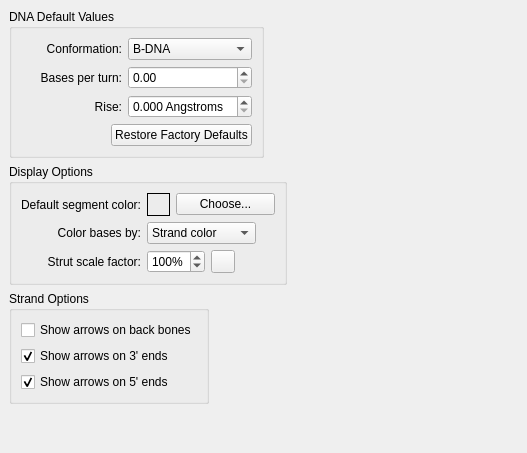
     <widget class="QWidget" name="tab_2" >
      <attribute name="title" >
       <string>DNA</string>
      </attribute>
      <layout class="QGridLayout" >
       <property name="margin" >
        <number>9</number>
       </property>
       <property name="spacing" >
        <number>6</number>
       </property>
       <item row="3" column="0" >
        <spacer>
         <property name="orientation" >
          <enum>Qt::Vertical</enum>
         </property>
         <property name="sizeHint" >
          <size>
           <width>20</width>
           <height>40</height>
          </size>
         </property>
        </spacer>
       </item>
       <item row="1" column="0" >
        <layout class="QHBoxLayout" >
         <property name="margin" >
          <number>0</number>
         </property>
         <property name="spacing" >
          <number>6</number>
         </property>
         <item>
          <widget class="QGroupBox" name="groupBox_3" >
           <property name="sizePolicy" >
            <sizepolicy>
             <hsizetype>3</hsizetype>
             <vsizetype>5</vsizetype>
             <horstretch>0</horstretch>
             <verstretch>0</verstretch>
            </sizepolicy>
           </property>
           <property name="title" >
            <string>Display Options</string>
           </property>
           <layout class="QGridLayout" >
            <property name="margin" >
             <number>9</number>
            </property>
            <property name="spacing" >
             <number>6</number>
            </property>
            <item row="2" column="1" >
             <layout class="QHBoxLayout" >
              <property name="margin" >
               <number>0</number>
              </property>
              <property name="spacing" >
               <number>6</number>
              </property>
              <item>
               <widget class="QSpinBox" name="dnaStrutScaleFactorSpinBox" >
                <property name="suffix" >
                 <string>%</string>
                </property>
                <property name="maximum" >
                 <number>200</number>
                </property>
                <property name="minimum" >
                 <number>50</number>
                </property>
                <property name="singleStep" >
                 <number>5</number>
                </property>
                <property name="value" >
                 <number>100</number>
                </property>
               </widget>
              </item>
              <item>
               <widget class="QToolButton" name="reset_dnaStrutScaleToolButton" >
                <property name="toolTip" >
                 <string>Restore default value</string>
                </property>
                <property name="text" >
                 <string/>
                </property>
                <property name="icon" >
                 <iconset>../../:icons/UserPrefsDialog_image0</iconset>
                </property>
               </widget>
              </item>
              <item>
               <spacer>
                <property name="orientation" >
                 <enum>Qt::Horizontal</enum>
                </property>
                <property name="sizeHint" >
                 <size>
                  <width>40</width>
                  <height>20</height>
                 </size>
                </property>
               </spacer>
              </item>
             </layout>
            </item>
            <item row="1" column="1" >
             <layout class="QHBoxLayout" >
              <property name="margin" >
               <number>0</number>
              </property>
              <property name="spacing" >
               <number>6</number>
              </property>
              <item>
               <widget class="QComboBox" name="dnaColorBasesByComboBox" >
                <item>
                 <property name="text" >
                  <string>Strand color</string>
                 </property>
                </item>
                <item>
                 <property name="text" >
                  <string>Segment color</string>
                 </property>
                </item>
               </widget>
              </item>
              <item>
               <spacer>
                <property name="orientation" >
                 <enum>Qt::Horizontal</enum>
                </property>
                <property name="sizeHint" >
                 <size>
                  <width>5</width>
                  <height>20</height>
                 </size>
                </property>
               </spacer>
              </item>
             </layout>
            </item>
            <item row="0" column="1" >
             <layout class="QHBoxLayout" >
              <property name="margin" >
               <number>0</number>
              </property>
              <property name="spacing" >
               <number>6</number>
              </property>
              <item>
               <widget class="QFrame" name="dnaDefaultSegmentColorFrame" >
                <property name="sizePolicy" >
                 <sizepolicy>
                  <hsizetype>0</hsizetype>
                  <vsizetype>0</vsizetype>
                  <horstretch>0</horstretch>
                  <verstretch>0</verstretch>
                 </sizepolicy>
                </property>
                <property name="minimumSize" >
                 <size>
                  <width>23</width>
                  <height>23</height>
                 </size>
                </property>
                <property name="maximumSize" >
                 <size>
                  <width>23</width>
                  <height>23</height>
                 </size>
                </property>
                <property name="frameShape" >
                 <enum>QFrame::Box</enum>
                </property>
                <property name="frameShadow" >
                 <enum>QFrame::Plain</enum>
                </property>
               </widget>
              </item>
              <item>
               <widget class="QPushButton" name="dnaDefaultSegmentColorPushButton" >
                <property name="text" >
                 <string>Choose...</string>
                </property>
                <property name="autoDefault" >
                 <bool>false</bool>
                </property>
               </widget>
              </item>
             </layout>
            </item>
            <item row="0" column="0" >
             <widget class="QLabel" name="label_7" >
              <property name="sizePolicy" >
               <sizepolicy>
                <hsizetype>1</hsizetype>
                <vsizetype>5</vsizetype>
                <horstretch>0</horstretch>
                <verstretch>0</verstretch>
               </sizepolicy>
              </property>
              <property name="text" >
               <string>Default segment color:</string>
              </property>
              <property name="alignment" >
               <set>Qt::AlignRight|Qt::AlignTrailing|Qt::AlignVCenter</set>
              </property>
             </widget>
            </item>
            <item row="1" column="0" >
             <widget class="QLabel" name="label_8" >
              <property name="sizePolicy" >
               <sizepolicy>
                <hsizetype>1</hsizetype>
                <vsizetype>5</vsizetype>
                <horstretch>0</horstretch>
                <verstretch>0</verstretch>
               </sizepolicy>
              </property>
              <property name="text" >
               <string>Color bases by:</string>
              </property>
              <property name="alignment" >
               <set>Qt::AlignRight|Qt::AlignTrailing|Qt::AlignVCenter</set>
              </property>
             </widget>
            </item>
            <item row="2" column="0" >
             <widget class="QLabel" name="label_9" >
              <property name="sizePolicy" >
               <sizepolicy>
                <hsizetype>1</hsizetype>
                <vsizetype>5</vsizetype>
                <horstretch>0</horstretch>
                <verstretch>0</verstretch>
               </sizepolicy>
              </property>
              <property name="text" >
               <string>Strut scale factor:</string>
              </property>
              <property name="alignment" >
               <set>Qt::AlignRight|Qt::AlignTrailing|Qt::AlignVCenter</set>
              </property>
             </widget>
            </item>
           </layout>
          </widget>
         </item>
         <item>
          <spacer>
           <property name="orientation" >
            <enum>Qt::Horizontal</enum>
           </property>
           <property name="sizeHint" >
            <size>
             <width>231</width>
             <height>20</height>
            </size>
           </property>
          </spacer>
         </item>
        </layout>
       </item>
       <item row="2" column="0" >
        <layout class="QHBoxLayout" >
         <property name="margin" >
          <number>0</number>
         </property>
         <property name="spacing" >
          <number>6</number>
         </property>
         <item>
          <widget class="QGroupBox" name="dna_reduced_model_options_grpbox" >
           <property name="title" >
            <string>Strand Options</string>
           </property>
           <layout class="QGridLayout" >
            <property name="margin" >
             <number>9</number>
            </property>
            <property name="spacing" >
             <number>6</number>
            </property>
            <item row="0" column="0" >
             <widget class="QCheckBox" name="arrowsOnBackBones_checkBox" >
              <property name="text" >
               <string>Show arrows on back bones</string>
              </property>
             </widget>
            </item>
            <item row="1" column="0" >
             <widget class="QCheckBox" name="arrowsOnThreePrimeEnds_checkBox" >
              <property name="text" >
               <string>Show arrows on 3' ends</string>
              </property>
              <property name="checked" >
               <bool>true</bool>
              </property>
             </widget>
            </item>
            <item row="2" column="0" >
             <widget class="QCheckBox" name="arrowsOnFivePrimeEnds_checkBox" >
              <property name="text" >
               <string>Show arrows on 5' ends</string>
              </property>
              <property name="checked" >
               <bool>true</bool>
              </property>
             </widget>
            </item>
           </layout>
          </widget>
         </item>
         <item>
          <spacer>
           <property name="orientation" >
            <enum>Qt::Horizontal</enum>
           </property>
           <property name="sizeHint" >
            <size>
             <width>40</width>
             <height>20</height>
            </size>
           </property>
          </spacer>
         </item>
        </layout>
       </item>
       <item row="0" column="0" >
        <layout class="QHBoxLayout" >
         <property name="margin" >
          <number>0</number>
         </property>
         <property name="spacing" >
          <number>6</number>
         </property>
         <item>
          <widget class="QGroupBox" name="groupBox" >
           <property name="title" >
            <string>DNA Default Values</string>
           </property>
           <layout class="QVBoxLayout" >
            <property name="margin" >
             <number>9</number>
            </property>
            <property name="spacing" >
             <number>6</number>
            </property>
            <item>
             <layout class="QGridLayout" >
              <property name="margin" >
               <number>0</number>
              </property>
              <property name="spacing" >
               <number>6</number>
              </property>
              <item row="1" column="0" >
               <widget class="QLabel" name="label_4" >
                <property name="sizePolicy" >
                 <sizepolicy>
                  <hsizetype>1</hsizetype>
                  <vsizetype>5</vsizetype>
                  <horstretch>0</horstretch>
                  <verstretch>0</verstretch>
                 </sizepolicy>
                </property>
                <property name="text" >
                 <string>Bases per turn:</string>
                </property>
                <property name="alignment" >
                 <set>Qt::AlignRight|Qt::AlignTrailing|Qt::AlignVCenter</set>
                </property>
               </widget>
              </item>
              <item row="1" column="1" >
               <widget class="QDoubleSpinBox" name="dnaBasesPerTurnDoubleSpinBox" >
                <property name="decimals" >
                 <number>2</number>
                </property>
                <property name="singleStep" >
                 <double>0.100000000000000</double>
                </property>
               </widget>
              </item>
              <item row="2" column="0" >
               <widget class="QLabel" name="label_6" >
                <property name="text" >
                 <string>Rise:</string>
                </property>
                <property name="alignment" >
                 <set>Qt::AlignRight|Qt::AlignTrailing|Qt::AlignVCenter</set>
                </property>
               </widget>
              </item>
              <item row="2" column="1" >
               <widget class="QDoubleSpinBox" name="dnaRiseDoubleSpinBox" >
                <property name="suffix" >
                 <string> Angstroms</string>
                </property>
                <property name="decimals" >
                 <number>3</number>
                </property>
                <property name="singleStep" >
                 <double>0.010000000000000</double>
                </property>
               </widget>
              </item>
              <item row="0" column="0" >
               <widget class="QLabel" name="label_11" >
                <property name="sizePolicy" >
                 <sizepolicy>
                  <hsizetype>1</hsizetype>
                  <vsizetype>5</vsizetype>
                  <horstretch>0</horstretch>
                  <verstretch>0</verstretch>
                 </sizepolicy>
                </property>
                <property name="text" >
                 <string>Conformation:</string>
                </property>
                <property name="alignment" >
                 <set>Qt::AlignRight|Qt::AlignTrailing|Qt::AlignVCenter</set>
                </property>
               </widget>
              </item>
              <item row="0" column="1" >
               <widget class="QComboBox" name="dnaConformationComboBox" >
                <item>
                 <property name="text" >
                  <string>B-DNA</string>
                 </property>
                </item>
               </widget>
              </item>
             </layout>
            </item>
            <item>
             <layout class="QHBoxLayout" >
              <property name="margin" >
               <number>0</number>
              </property>
              <property name="spacing" >
               <number>6</number>
              </property>
              <item>
               <spacer>
                <property name="orientation" >
                 <enum>Qt::Horizontal</enum>
                </property>
                <property name="sizeHint" >
                 <size>
                  <width>40</width>
                  <height>20</height>
                 </size>
                </property>
               </spacer>
              </item>
              <item>
               <widget class="QPushButton" name="dnaRestoreFactoryDefaultsPushButton" >
                <property name="text" >
                 <string>Restore Factory Defaults</string>
                </property>
                <property name="autoDefault" >
                 <bool>false</bool>
                </property>
               </widget>
              </item>
             </layout>
            </item>
           </layout>
          </widget>
         </item>
         <item>
          <spacer>
           <property name="orientation" >
            <enum>Qt::Horizontal</enum>
           </property>
           <property name="sizeHint" >
            <size>
             <width>40</width>
             <height>20</height>
            </size>
           </property>
          </spacer>
         </item>
        </layout>
       </item>
      </layout>
     </widget>
